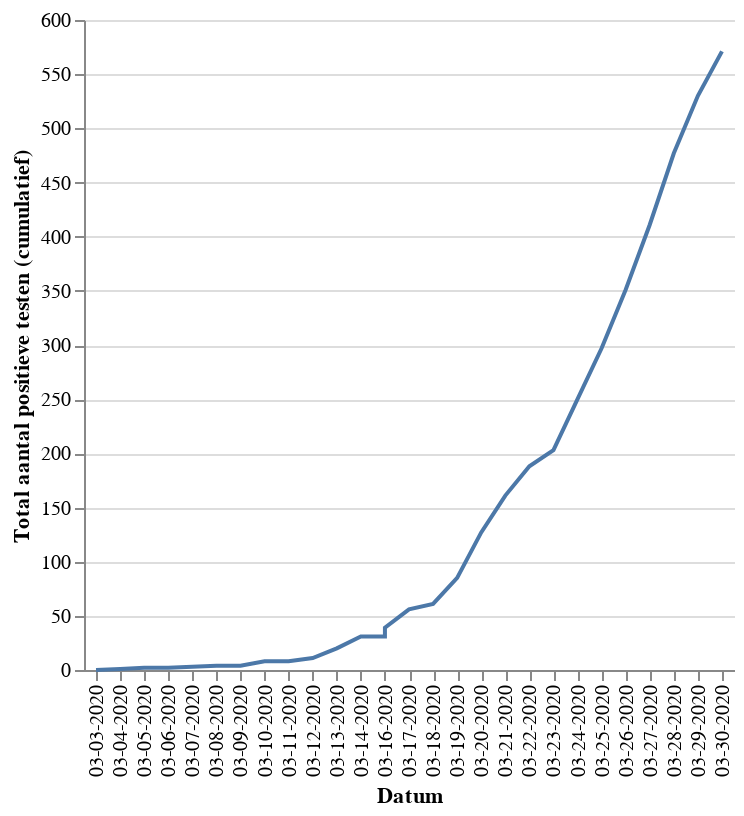

This figure's notebook cell:
### Markdown cell above
Tenslotte nog een mogelijkheid om het verloop in een specifieke gemeente te bekijken

### Code cell
#hide_input
test = df_aantal.T
test.columns = test.iloc[-1]
# test = test.iloc[:,4:-2]
test = test[:-1]
test = test.reset_index()
def change(col):
    return ''.join([c for c in col if c not in set(punctuation)-set(['-'])])
res = {c:change(c) for c in test.columns if set(punctuation) & set(c)-set(['-'])}
test.rename(columns=res, inplace=True)
test['Datum'] = list(df[['Datum','Count']].groupby('Count').describe()['Datum']['top'])
columns = list(test.columns)
to_remove = ['Count','Datum']
columns = [c for c in columns if len(c)<30 and c not in to_remove]
select_box = alt.binding_select(options=columns, name='Gemeente')
sel = alt.selection_single(fields=['Gemeente'], bind=select_box, init={'Gemeente': 'Amsterdam'})

alt.Chart(test).transform_fold(
    columns,
    as_=['Gemeente', 'value']
).transform_filter(
    sel  
).mark_line().encode(
    x=alt.X('Datum:O', title='Datum'),
    y=alt.X('value:Q', title='Total aantal positieve testen (cumulatief)'),
    tooltip=[alt.Tooltip('Datum:O', title="Datum"), alt.Tooltip('value:Q', title='Aantal')],
).add_selection(
    sel
).properties(
        width=325,
        height=325
).configure_view(strokeWidth=0)
